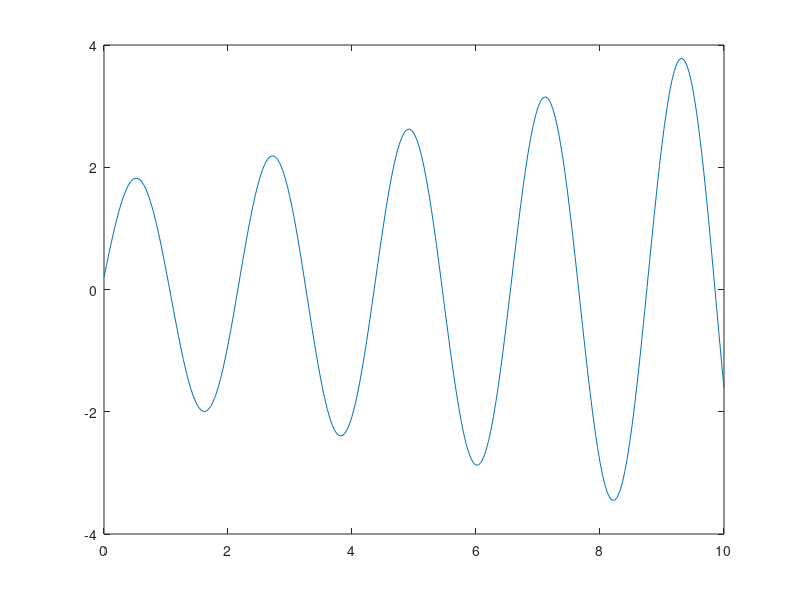
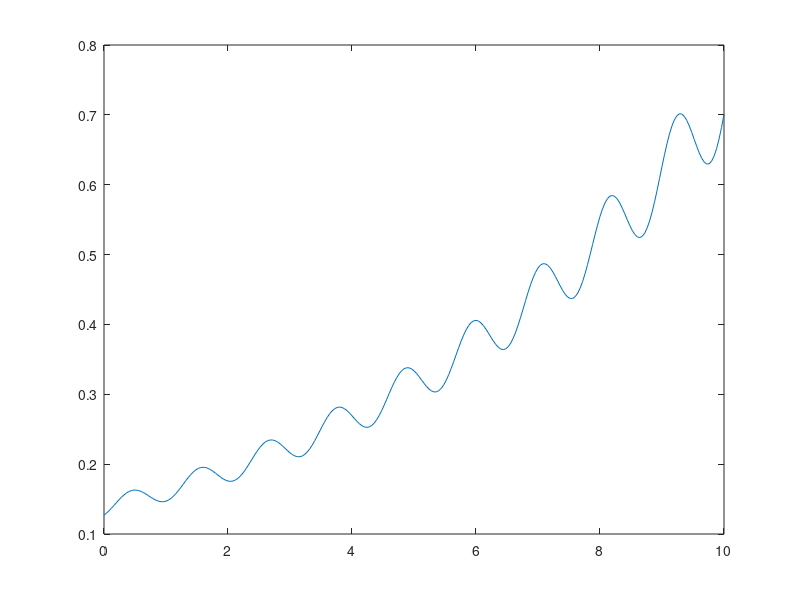

Source code (MATLAB) for these figures, in order:
%pendulum problem using rungekutta order 4
clc
clear all
close all
dt=0.04;
G=9.8;
l=1;
m=0.01;
t=[0:dt:10];
n=length(t);
theta=zeros(1,n);
w=zeros(1,n);
w(1)=5;
theta(1)=0.2;
f=@(t,theta,w) w;
g=@(t,theta,w) -(G/l)*theta;
h=dt;
for i=1:n-1
     s1=f(t(i),theta(i),w(i));
    p1=g(t(i),theta(i),w(i));
    s2=f(t(i)+(h/2),theta(i)+s1*(h/2),w(i)+p1*(h/2));
    p2=g(t(i)+(h/2),theta(i)+s1*(h/2),w(i)+p1*(h/2));
    s3=f(t(i)+(h/2),theta(i)+s2*(h/2),w(i)+p2*(h/2));
    p3=g(t(i)+(h/2),theta(i)+s2*(h/2),w(i)+p2*(h/2));
    s4=f(t(i)+h,theta(i)+s3*h,w(i)+p3*h);
    p4=f(t(i)+h,theta(i)+s3*h,w(i)+p3*h);
    s=(1/6)*[s1+2*s2+2*s3+s4];
    p=(1/6)*[p1+2*p2+2*p3+p4];
    theta(i+1)=theta(i)+h*s;
    w(i+1)=w(i)+h*p;
end
E=(1/2)*m*(l*l)*(w.^2)+(1/2)*m*G*l*(theta.^2);
figure
plot(t,theta)
figure
plot(t,E)